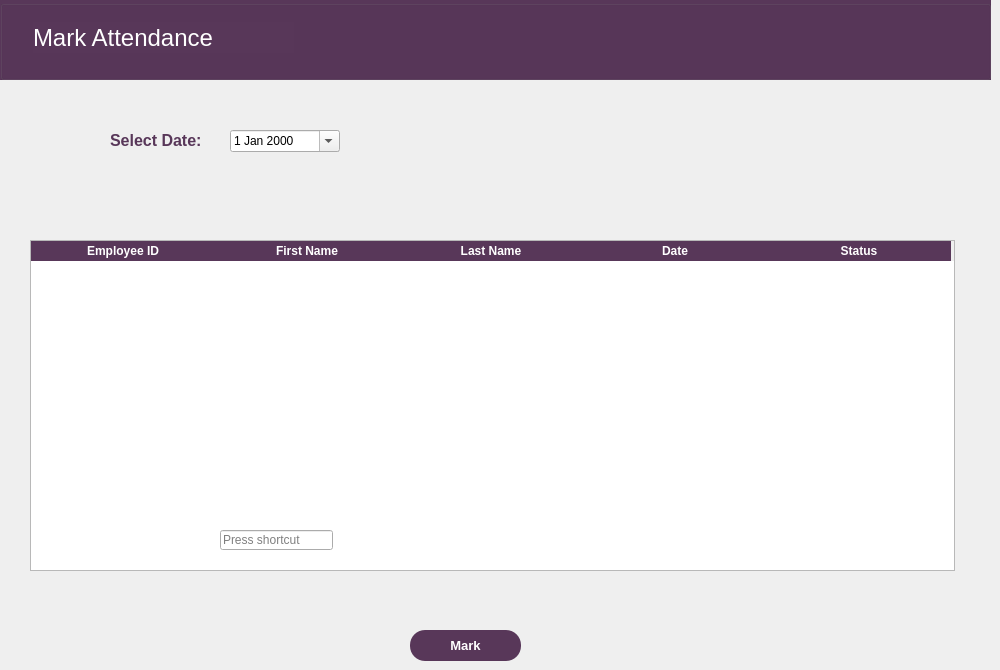
    <widget class="QWidget" name="Attendance">
     <widget class="QDateEdit" name="Date">
      <property name="geometry">
       <rect>
        <x>230</x>
        <y>130</y>
        <width>110</width>
        <height>22</height>
       </rect>
      </property>
      <property name="maximumDate">
       <date>
        <year>2023</year>
        <month>12</month>
        <day>31</day>
       </date>
      </property>
      <property name="minimumDate">
       <date>
        <year>2000</year>
        <month>1</month>
        <day>1</day>
       </date>
      </property>
      <property name="calendarPopup">
       <bool>true</bool>
      </property>
     </widget>
     <widget class="QGroupBox" name="Attendance_Bar">
      <property name="geometry">
       <rect>
        <x>0</x>
        <y>0</y>
        <width>991</width>
        <height>80</height>
       </rect>
      </property>
      <property name="styleSheet">
       <string notr="true">background-color: rgb(88, 55, 89);</string>
      </property>
      <property name="title">
       <string/>
      </property>
      <widget class="QLabel" name="Attendance_bar_text">
       <property name="geometry">
        <rect>
         <x>33</x>
         <y>22</y>
         <width>261</width>
         <height>31</height>
        </rect>
       </property>
       <property name="font">
        <font>
         <pointsize>18</pointsize>
        </font>
       </property>
       <property name="styleSheet">
        <string notr="true">color: rgb(255, 255, 255);</string>
       </property>
       <property name="text">
        <string>Mark Attendance</string>
       </property>
      </widget>
     </widget>
     <widget class="QLabel" name="Select_date">
      <property name="geometry">
       <rect>
        <x>110</x>
        <y>130</y>
        <width>121</width>
        <height>21</height>
       </rect>
      </property>
      <property name="font">
       <font>
        <pointsize>12</pointsize>
        <weight>75</weight>
        <bold>true</bold>
       </font>
      </property>
      <property name="styleSheet">
       <string notr="true">color: rgb(88, 55, 89);</string>
      </property>
      <property name="text">
       <string>Select Date:</string>
      </property>
     </widget>
     <widget class="QTableWidget" name="Attendance_sheet">
      <property name="geometry">
       <rect>
        <x>30</x>
        <y>240</y>
        <width>925</width>
        <height>331</height>
       </rect>
      </property>
      <property name="styleSheet">
       <string notr="true">QHeaderView::section {
    background-color: rgb(88, 55, 89); /* Set your desired background color */
    color: white; /* Set the text color */
    border: 1px solid rgb(88, 55, 89); /* Set the border color */
}</string>
      </property>
      <property name="showGrid">
       <bool>true</bool>
      </property>
      <property name="sortingEnabled">
       <bool>false</bool>
      </property>
      <property name="rowCount">
       <number>0</number>
      </property>
      <attribute name="horizontalHeaderCascadingSectionResizes">
       <bool>false</bool>
      </attribute>
      <attribute name="horizontalHeaderDefaultSectionSize">
       <number>184</number>
      </attribute>
      <attribute name="horizontalHeaderHighlightSections">
       <bool>false</bool>
      </attribute>
      <attribute name="horizontalHeaderShowSortIndicator" stdset="0">
       <bool>false</bool>
      </attribute>
      <attribute name="horizontalHeaderStretchLastSection">
       <bool>false</bool>
      </attribute>
      <attribute name="verticalHeaderCascadingSectionResizes">
       <bool>false</bool>
      </attribute>
      <attribute name="verticalHeaderMinimumSectionSize">
       <number>25</number>
      </attribute>
      <attribute name="verticalHeaderShowSortIndicator" stdset="0">
       <bool>false</bool>
      </attribute>
      <attribute name="verticalHeaderStretchLastSection">
       <bool>false</bool>
      </attribute>
      <column>
       <property name="text">
        <string>Employee ID</string>
       </property>
       <property name="font">
        <font>
         <weight>75</weight>
         <bold>true</bold>
        </font>
       </property>
      </column>
      <column>
       <property name="text">
        <string>First Name</string>
       </property>
       <property name="font">
        <font>
         <weight>75</weight>
         <bold>true</bold>
        </font>
       </property>
      </column>
      <column>
       <property name="text">
        <string>Last Name</string>
       </property>
       <property name="font">
        <font>
         <weight>75</weight>
         <bold>true</bold>
        </font>
       </property>
      </column>
      <column>
       <property name="text">
        <string>Date</string>
       </property>
       <property name="font">
        <font>
         <weight>75</weight>
         <bold>true</bold>
        </font>
       </property>
      </column>
      <column>
       <property name="text">
        <string>Status</string>
       </property>
       <property name="font">
        <font>
         <weight>75</weight>
         <bold>true</bold>
        </font>
       </property>
      </column>
     </widget>
     <widget class="QKeySequenceEdit" name="keySequenceEdit">
      <property name="geometry">
       <rect>
        <x>220</x>
        <y>530</y>
        <width>113</width>
        <height>20</height>
       </rect>
      </property>
     </widget>
     <widget class="QPushButton" name="Mark_button">
      <property name="geometry">
       <rect>
        <x>410</x>
        <y>630</y>
        <width>111</width>
        <height>31</height>
       </rect>
      </property>
      <property name="font">
       <font>
        <pointsize>10</pointsize>
        <weight>75</weight>
        <bold>true</bold>
       </font>
      </property>
      <property name="cursor">
       <cursorShape>PointingHandCursor</cursorShape>
      </property>
      <property name="styleSheet">
       <string notr="true">border-radius:15px;
background-color: rgb(88, 55, 89);
color: rgb(255, 255, 255);</string>
      </property>
      <property name="text">
       <string>Mark</string>
      </property>
     </widget>
    </widget>
